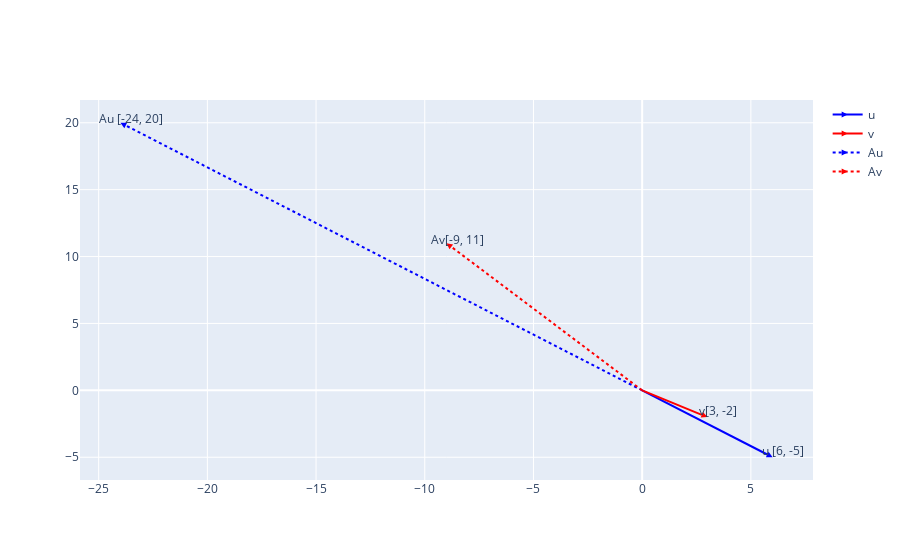

Notebook code for this chart:
### Code cell
# Creating the matrix and vectors as lists
A = [[1, 6],[5, 2]]
u = [6, -5]
v = [3, -2]

# Printing the resulatnt of multiplication of matrix and the vectors
print(matrix_vector_multiplication(A,u))
print(matrix_vector_multiplication(A,v))

# Plotting the Vectors
vectors_plot(A,u,v)

### Figure 1 — Plotly figure (JSON) as saved in the notebook; plotly's stock layout.template omitted (floating-point values rounded to 4 significant figures)
{"data": [{"line": {"color": "blue"}, "marker": {"angleref": "previous", "color": "blue", "symbol": "arrow-bar-up"}, "mode": "lines+markers", "name": "u", "type": "scatter", "x": [0, 6], "y": [0, -5]}, {"line": {"color": "red"}, "marker": {"angleref": "previous", "color": "red", "symbol": "arrow-bar-up"}, "mode": "lines+markers", "name": "v", "type": "scatter", "x": [0, 3], "y": [0, -2]}, {"line": {"color": "blue", "dash": "dot"}, "marker": {"angleref": "previous", "color": "blue", "symbol": "arrow-bar-up"}, "mode": "lines+markers", "name": "Au", "type": "scatter", "x": [0, -24], "y": [0, 20]}, {"line": {"color": "red", "dash": "dot"}, "marker": {"angleref": "previous", "color": "red", "symbol": "arrow-bar-up"}, "mode": "lines+markers", "name": "Av", "type": "scatter", "x": [0, -9], "y": [0, 11]}], "layout": {"annotations": [{"showarrow": false, "text": "u [6, -5]", "x": 6.5, "y": -4.5}, {"showarrow": false, "text": "v[3, -2]", "x": 3.5, "y": -1.5}, {"showarrow": false, "text": "Au [-24, 20]", "x": -23.5, "y": 20.3}, {"showarrow": false, "text": "Av[-9, 11]", "x": -8.5, "y": 11.3}], "autosize": true, "xaxis": {"autorange": true, "range": [-25.82, 7.817], "type": "linear"}, "yaxis": {"autorange": true, "range": [-7.063, 22.06], "type": "linear"}}}
